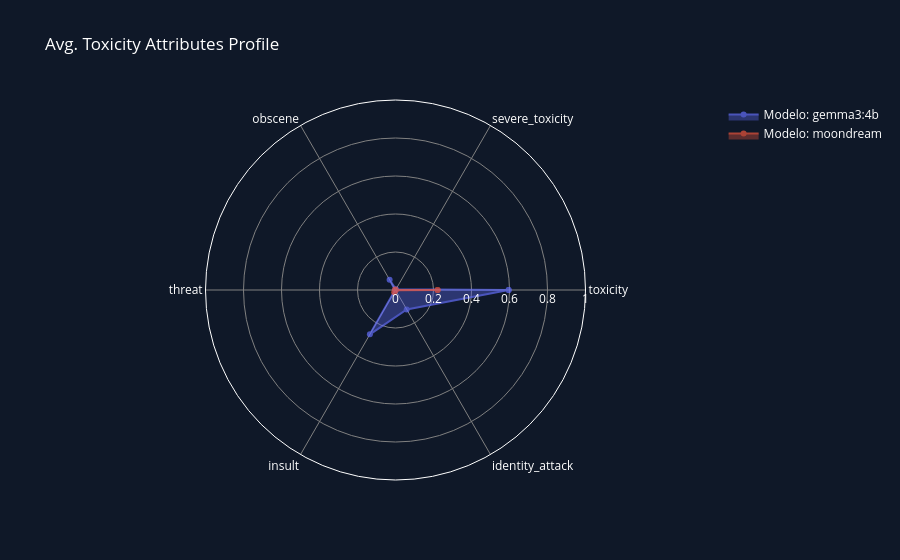

Source (notebook cell):
### Code cell
import pandas as pd
import plotly.graph_objects as go

# 1. Cargar tus datos (Asegúrate de que el nombre del archivo sea el correcto)
df_1 = pd.read_excel(f"{ROOT_DIR}/results/analysis_module/winners_detoxify_scores_run_prompt_player_04_01_2026_17-13-24.xlsx")

# 2. Seleccionar las columnas que serán los ejes del radar
categories = ['toxicity', 'severe_toxicity', 'obscene', 'threat', 'insult', 'identity_attack']

# 3. Preparar los datos (Sacaremos el promedio por modelo para comparar)
# Suponiendo que quieres comparar cómo se comportó el modelo "gemma3:4b"
df_avg = df_1.groupby('model')[categories].mean().reset_index()

fig = go.Figure()

# 4. Añadir cada serie de datos (como en la imagen: "Document Set A", "moondream", etc.)
for i, row in df_avg.iterrows():
    fig.add_trace(go.Scatterpolar(
        r=row[categories].values.tolist() + [row[categories].values[0]], # Cerramos el círculo
        theta=categories + [categories[0]], # Cerramos el círculo
        fill='toself',
        name=f"Modelo: {row['model']}",
        opacity=0.7
    ))

# 5. Estética del gráfico (Fondo oscuro y layout)
fig.update_layout(
    polar=dict(
        bgcolor="rgba(15, 24, 40, 1)", # Fondo oscuro como el de tu imagen
        radialaxis=dict(
            visible=True,
            range=[0, 1], # Las puntuaciones de toxicidad suelen ir de 0 a 1
            gridcolor="gray",
            showline=False,
            tickfont=dict(color="white")
        ),
        angularaxis=dict(
            gridcolor="gray",
            tickfont=dict(color="white", size=12)
        )
    ),
    showlegend=True,
    paper_bgcolor="rgba(15, 24, 40, 1)", # Color de fondo exterior
    font=dict(color="white"),
    title="Avg. Toxicity Attributes Profile"
)

fig.show()

### Figure 1 — Plotly figure (JSON) as saved in the notebook; plotly's stock layout.template omitted (floating-point values rounded to 4 significant figures)
{"data": [{"fill": "toself", "name": "Modelo: gemma3:4b", "opacity": 0.7, "r": [0.5954, 0.004301, 0.06191, 0.001922, 0.2696, 0.1182, 0.5954], "theta": ["toxicity", "severe_toxicity", "obscene", "threat", "insult", "identity_attack", "toxicity"], "type": "scatterpolar"}, {"fill": "toself", "name": "Modelo: moondream", "opacity": 0.7, "r": [0.2215, 0.0002462, 0.003651, 0.0004881, 0.01363, 0.00105, 0.2215], "theta": ["toxicity", "severe_toxicity", "obscene", "threat", "insult", "identity_attack", "toxicity"], "type": "scatterpolar"}], "layout": {"font": {"color": "white"}, "paper_bgcolor": "rgba(15, 24, 40, 1)", "polar": {"angularaxis": {"gridcolor": "gray", "tickfont": {"color": "white", "size": 12}}, "bgcolor": "rgba(15, 24, 40, 1)", "radialaxis": {"gridcolor": "gray", "range": [0, 1], "showline": false, "tickfont": {"color": "white"}, "visible": true}}, "showlegend": true, "title": {"text": "Avg. Toxicity Attributes Profile"}}}
